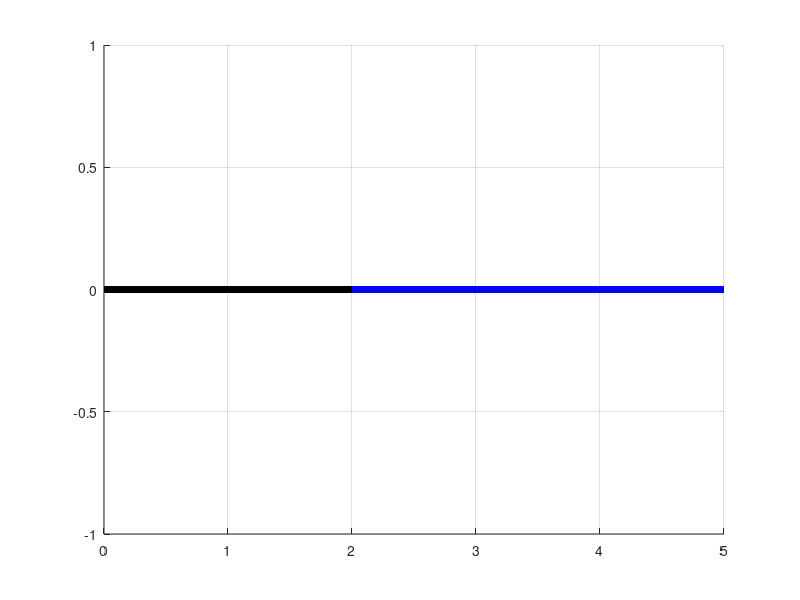

Recreate this plot in MATLAB. (Note: this script raises an error after producing the figure.)
function RoboticArm
    % FINAL PLOT OF THE ROBOTIC ARM
    
    th0 = 0 ; th1 = 0; th2 = 0; th3 = 0 ; % new angles
    th1_old = 0; th2_old = 0; th3_old = 0 ;% old angles
    
    pitch = 25; % for the animation pitch
    figure(2)
    clf(2,'reset')
    hold on
% INITIAL ROBOTIC ARM - FIRST-SECOND LINK
    line([0 3 0],[0 0 0],[0 0 0],'color','k','linewidth',5) % first link
    line([2 5 5],[0 0 0],[0 0 0],'color','b','linewidth',5) % second link
    grid
% initial configuration frame
    rot = rotation(th0)* [ 1 0 0 ;0 1 0 ; 0 0 1]; % no rotation of the initial frame
    DrawAxis(0,0,0,rot) %initial configuration frame   
    pussEnd = false;
    
    % ANIMATION FOR FORWARD KINEMATICS
    while (pussEnd ~= true)
           th2_2 = th2;
           th3_2 = th3;
           turn = 0;
    %  move throught th1
           if th1-th1_old ~= 0
             for th1 = linspace(th1_old,th1,pitch);
                       th2 = th2_old ; th3 = th3_old;
                       turn = LoopAnimation(th1,th2,th3,turn);
             end
           end
           grid
           th2 = th2_2;
    %  move throught th2
           if th2-th2_old ~= 0
                for th2 = linspace(th2_old,th2,pitch);
                    th3 = th3_old;
                    turn = LoopAnimation(th1,th2,th3,turn);
                end
           end
           th3 = th3_2;
    %  move throught th3
           if th3-th3_old ~= 0
               for th3 = linspace(th3_old,th3,pitch);
                   turn = LoopAnimation(th1,th2,th3,turn);
               end
           end
           %pussEnd = true;
    
           prompt = 'Input th1 \n';
           th1_old = th1;
           th1 = input(prompt);           
           clc
           prompt = 'Input th2 \n';
           th2_old = th2;
           th2 = input(prompt);     
           clc           
           prompt = 'Input th3 \n';
           th3_old = th3;
           th3 = input(prompt);
           clc
           
      end
end











